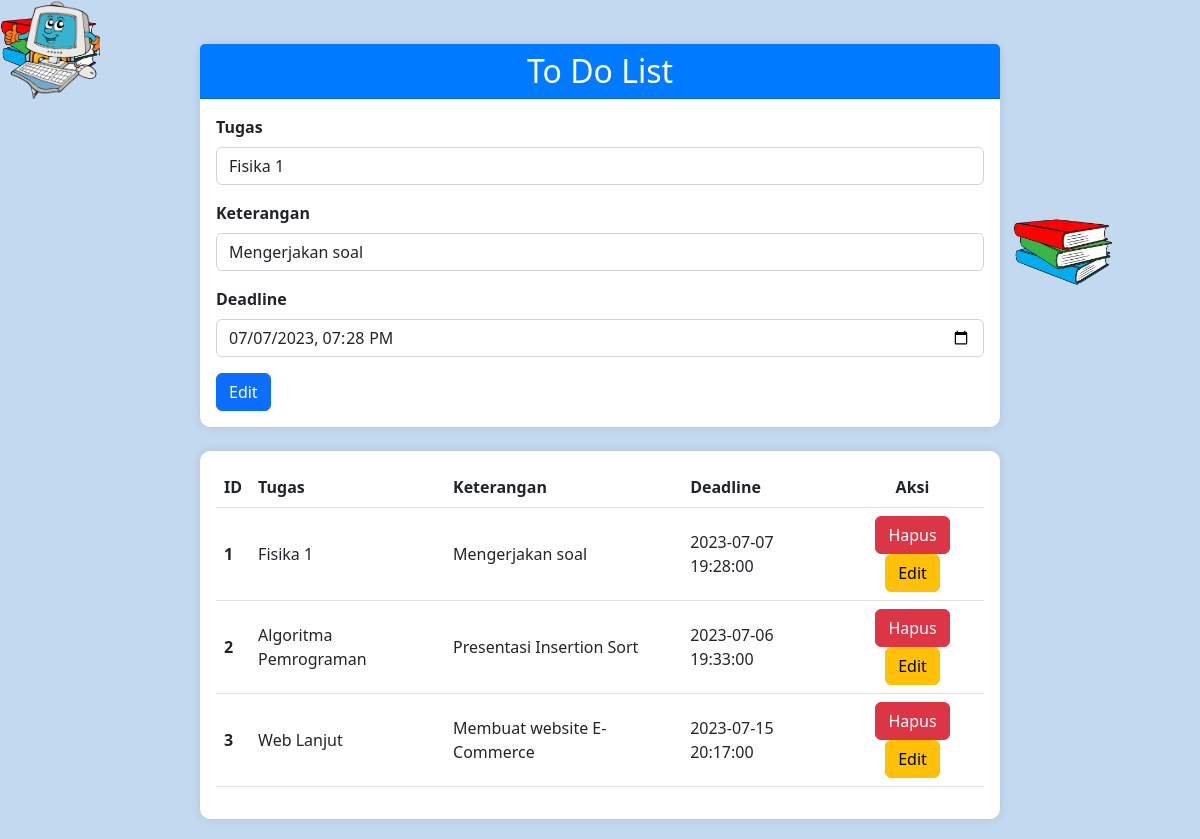
Screenshot of /?edit=4 with the database file from the repository.
### tables this page shows
CREATE TABLE `tugas_eva` (
  `id_tugas` int(250) NOT NULL,
  `nama_tugas` varchar(30) NOT NULL,
  `keterangan` varchar(100) NOT NULL,
  `deadline` datetime NOT NULL
);

### index.php (the view, shortened to what this page needs)
<?php
require "connection.php";
$datas = mysqli_query($connection, "SELECT * FROM tugas_eva");
$tugas = "";
$keterangan = "";
$deadline = "";
if (isset($_GET['edit'])) {
    $id = $_GET['edit'];
    $datas_edit = mysqli_query($connection, "SELECT * FROM tugas_eva WHERE id_tugas = '$id'");
    foreach ($datas_edit as $data_edit) {
        $tugas = $data_edit['nama_tugas'];
        $keterangan = $data_edit['keterangan'];
        $deadline = $data_edit['deadline'];
    }
}
?>
<!DOCTYPE html>
<html lang="en">
<head>
    <link rel="stylesheet" href="https://cdn.jsdelivr.net/npm/bootstrap@5.2.3/dist/css/bootstrap.min.css">
    <link rel="stylesheet" href="style.css">
</head>
<body>
    <div class="card mx-auto mt-4" style="width: 50rem;">
        <h2 class="card-header text-center">To Do List</h2>
        <div class="card-body">
            <form method="post">
                <div class="mb-3">
                    <label for="tugas" class="form-label">Tugas</label>
                    <input type="text" class="form-control" name="tugas" placeholder="Mata Kuliah" value="<?= $tugas ?>">
                </div>
                <div class="mb-3">
                    <label for="keterangan" class="form-label">Keterangan</label>
                    <input type="text" class="form-control" name="keterangan" placeholder="Keterangan Tugas" value="<?= $keterangan ?>">
                </div>
                <div class="mb-3">
                    <label for="deadline" class="form-label">Deadline</label>
                    <input type="datetime-local" class="form-control" name="deadline" value="<?= $deadline ?>">
                </div>
                <?php if (isset($_GET['edit'])) : ?>
                    <button type="submit" class="btn btn-primary" name="Edit" value="edit">Edit</button>
                <?php else : ?>
                    <button type="submit" class="btn btn-primary" name="Simpan" value="simpan">Simpan</button>
                <?php endif; ?>
            </form>
        </div>
    </div>
    <div class="card mx-auto mt-4" style="width: 50rem;">
        <div class="p-3">
            <table class="table">
                <thead>
                    <tr>
                        <th scope="col">ID</th>
                        <th scope="col">Tugas</th>
                        <th scope="col">Keterangan</th>
                        <th scope="col">Deadline</th>
                        <th scope="col" class="text-center">Aksi</th>
                    </tr>
                </thead>
                <tbody>
                    <?php
                    $num = 1;
                    foreach ($datas as $data) :
                    ?>
                        <tr>
                            <th scope="row"><?= $num++ ?></th>
                            <td><?= $data['nama_tugas'] ?></td>
                            <td><?= $data['keterangan'] ?></td>
                            <td><?= $data['deadline'] ?></td>
                            <td class="text-center">
                                <a href="?hapus=<?= $data['id_tugas'] ?>" class="btn btn-danger">Hapus</a>
                                <a href="?edit=<?= $data['id_tugas'] ?>" class="btn btn-warning">Edit</a>
                            </td>
                        </tr>
                    <?php endforeach; ?>
                </tbody>
            </table>
        </div>
    </div>
    <div class="fly-container">
        <div class="fly book"></div>
        <div class="fly pen"></div>
        <div class="fly bag"></div>
        <div class="fly com"></div>
    </div>
</body>
</html>

### style.css (style rules this page uses)
body { background-color: #c3d9ef; padding: 20px; }
.card { border: none; border-radius: 10px; box-shadow: 0px 0px 10px rgba(0, 0, 0, 0.1); }
.card-header { background-color: #007bff; color: #fff; border-radius: 10px 10px 0 0; }
.form-label { font-weight: bold; }
.table { background-color: #fff; }
.table th, .table td { vertical-align: middle; }
.btn-danger { background-color: #dc3545; border-color: #dc3545; }
.btn-warning { background-color: #ffc107; border-color: #ffc107; }
.fly-container { position: fixed; top: 0; left: 0; width: 100%; height: 100%; pointer-events: none; z-index: -1; }
.fly { position: absolute; top: 0; left: 0; width: 100px; height: 100px; background-repeat: no-repeat; background-size: cover; animation-duration: 10s; animation-iteration-count: infinite; }
.book { background-image: url('../todolist_eva/img/book.png'); animation-name: flyAnimation-book; }
.pen { background-image: url('../todolist_eva/img/pen.png'); animation-name: flyAnimation-pen; }
.bag { background-image: url('../todolist_eva/img/bag.png'); animation-name: flyAnimation-bag; }
.com { background-image: url('../todolist_eva/img/com.png'); animation-name: flyAnimation-com; }
.table { position: relative; z-index: 1; }

### rows the page displays
tugas_eva: tugas "Fisika 1", keterangan "Mengerjakan soal", deadline "07/07/2023 19:28", nama_tugas "Fisika 1", deadline "2023-07-07 19:28:00"
tugas_eva: nama_tugas "Algoritma Pemrograman", keterangan "Presentasi Insertion Sort", deadline "2023-07-06 19:33:00"
tugas_eva: nama_tugas "Web Lanjut", keterangan "Membuat website E-Commerce", deadline "2023-07-15 20:17:00"
